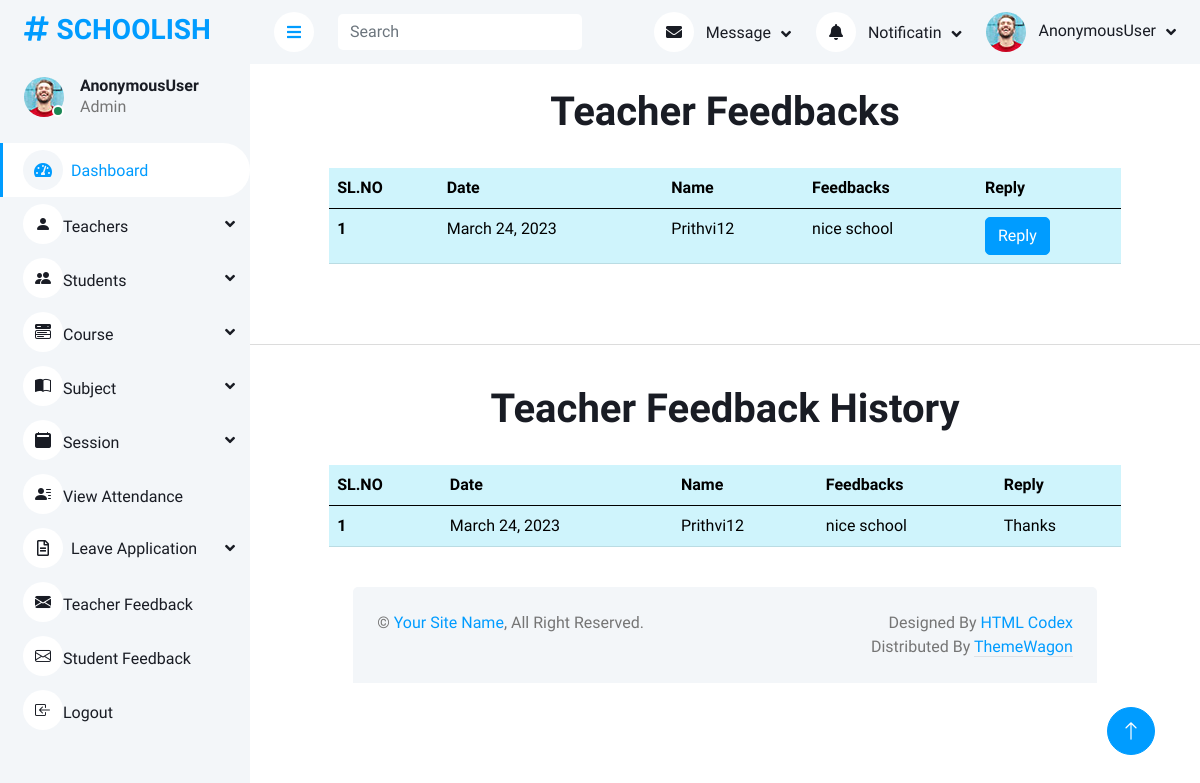
/admindashboard/Teacherfeedbacks, run on the app's committed database.
### home/models.py (models this page shows, shortened)
class TeacherFeedback(models.Model):
    user = models.ForeignKey(Login, on_delete=models.DO_NOTHING)
    Feedback = models.CharField(max_length=200)
    Date = models.DateField(auto_now=True)
    Reply = models.TextField(null=True, blank=True)

class Login(AbstractUser):
    is_teacher = models.BooleanField(default=False)
    is_student = models.BooleanField(default=False)

### home/adminviews.py (the view)
# urls.py: path('admindashboard/Teacherfeedbacks', adminviews.teacher_feedbacks, name='teacher_feedbacks'),
def teacher_feedbacks(request):
    data = TeacherFeedback.objects.all()
    return render(request, 'admin1/Teacherfeedbacks.html', {'data': data})

### templates/admin1/Teacherfeedbacks.html
{% extends 'admin1/Adminbase.html' %}
{% load crispy_forms_tags %}
{% block content %}
<br>
<h1 class="text-center">Teacher Feedbacks</h1><br>
<div class="col-xl-10 mx-auto">
<table class="table table-info">
  <thead>
    <tr >
      <th scope="col">SL.NO</th>
      <th scope="col">Date</th>
      <th scope="col">Name</th>
      <th scope="col">Feedbacks</th>
      <th scope="col">Reply</th>
    </tr>
  </thead>
  <tbody>
    {% for i in data %}
    <tr>
      <th scope="row">{{forloop.counter}}</th>
      <td>{{i.Date}}</td>
      <td>{{i.user}}</td>
      <td>{{i.Feedback}}</td>
      <td><a href="{% url 'reply_teacher_feedbacks' i.id %}"> <button type="button" class="btn btn-primary">Reply</button></a></td>
    </tr>
    {% endfor %}
  </tbody>
</table>
</div><br><br>
<hr>
<br>
<h1 class="text-center">Teacher Feedback History</h1><br>
<div class="col-xl-10 mx-auto">
<table class="table table-info">
  <thead>
    <tr >
      <th scope="col">SL.NO</th>
      <th scope="col">Date</th>
      <th scope="col">Name</th>
      <th scope="col">Feedbacks</th>
      <th scope="col">Reply</th>
    </tr>
  </thead>
  <tbody>
    {% for i in data %}
    <tr>
      <th scope="row">{{forloop.counter}}</th>
      <td>{{i.Date}}</td>
      <td>{{i.user}}</td>
      <td>{{i.Feedback}}</td>
      <td>{{i.Reply}}</td>
    </tr>
    {% endfor %}
  </tbody>
</table>
{% endblock%}

### static/set2/css/style.css (style rules this page uses)
:root { --primary: #009CFF; --light: #F3F6F9; --dark: #191C24; }
.btn { transition: .5s; }
.btn.btn-primary { color: #FFFFFF; }

### data on the page
TeacherFeedback: Date "March 24, 2023", user "Prithvi12", Feedback "nice school", Reply "Thanks"

### other printed values
{{ request.user }} "AnonymousUser"
